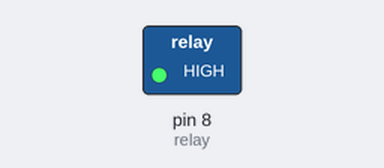
The sketch below on a simulated Arduino Uno, built with avr-gcc and run on an emulated ATmega328P. On the bench: switched loads named in the sketch (green lamp = pin HIGH).

Above: at 2.5 s.
At 7.5 s:
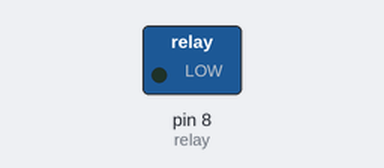
Timing chart, 0 to 13.1 s (numbered marks = the images above):
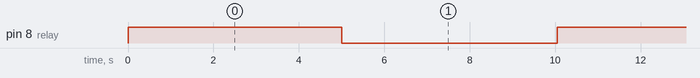

Measured:
- by itself, pin 8 (relay): alternates HIGH for 5.0 s and LOW for 5.1 s

The sketch:

Activate_Relay_Loop.ino
```cpp
/*********
  Rui Santos
  Complete project details at https://randomnerdtutorials.com
*********/

// Relay pin is controlled with D8. The active wire is connected to Normally Closed and common
int relay = 8;
volatile byte relayState = LOW;


void setup() {
  // Pin for relay module set as output
  pinMode(relay, OUTPUT);
  digitalWrite(relay, HIGH);

  Serial.begin(9600);
}

void loop() {
  // If 10 seconds have passed, the relay is turned off

    digitalWrite(relay, HIGH);
    delay(5000);
    digitalWrite(relay, LOW);
     delay(5000);


  delay(50);
}
```
